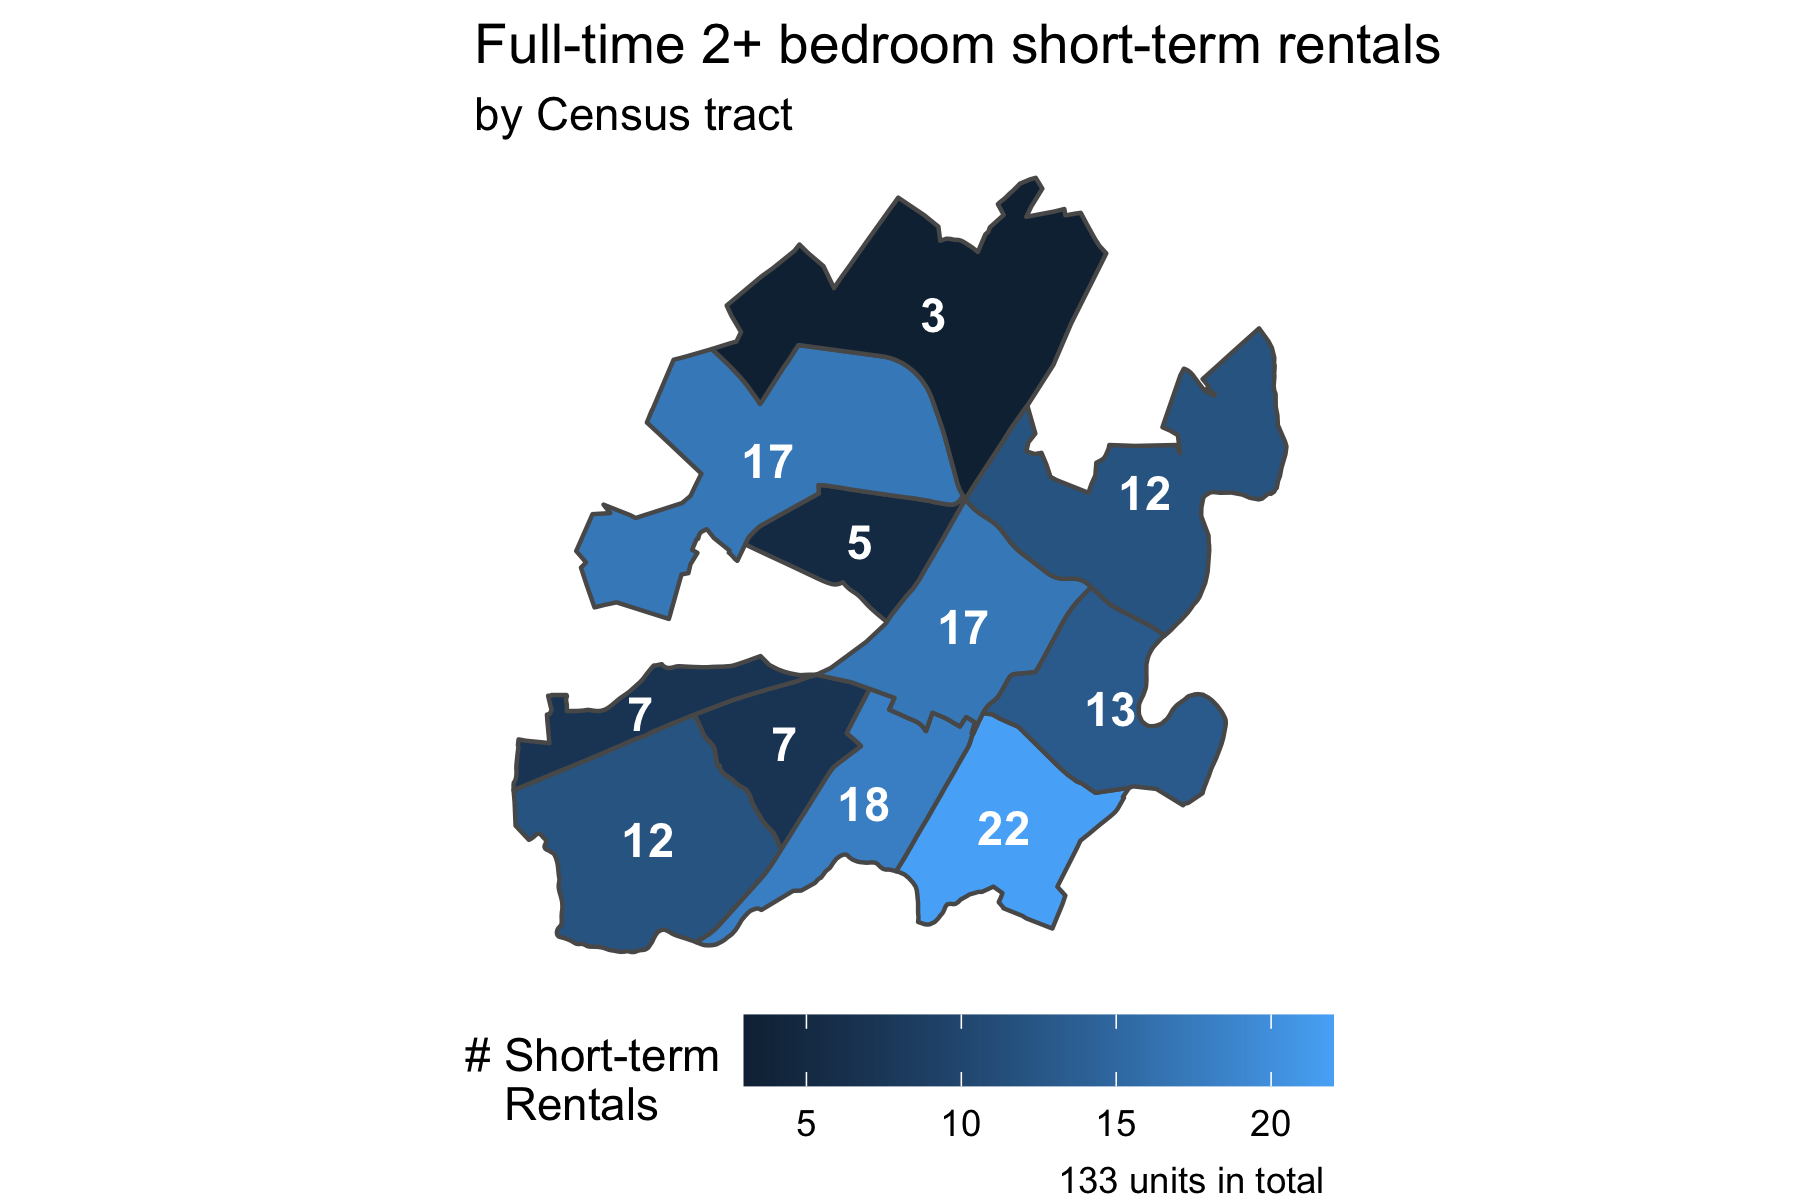

This figure's R source:
library(magrittr)
library(tidyverse)

# Import ------------------------------------------------------------------
source(here::here("scrapy-splash/explore.R"))

# 1st week in October
airbnb_oct <- airbnb_readin("scrapy-splash/airbnb-oct/airbnb_oct_cville.csv") %>% 
  airbnb_dedup() %>% 
  mutate(filters = "oct",
         site = "airbnb")
# 1st week in November
airbnb_nov <- airbnb_readin("scrapy-splash/airbnb-dates/airbnb_dates_cville.csv") %>% 
  airbnb_dedup() %>% 
  mutate(filters = "nov",
         site = "airbnb")
# 1st week in Dec
airbnb_dec <- airbnb_readin("scrapy-splash/airbnb-dec/airbnb_dec_cville.csv") %>% 
  airbnb_dedup() %>% 
  mutate(filters = "dec",
         site = "airbnb")

all <- bind_rows(airbnb_oct, airbnb_nov, airbnb_dec) %>% 
  mutate(site = fct_rev(site),
         row_number = 1:nrow(.),
         content = glue::glue("<a href='{url}'>{filters}--{room_id}</a>
                              <br>
                              row-num:{row_number}")) %>%
  select_if(~ !all(is.na(.)))

# roll-up multi-month properties
all %<>% 
  group_by(room_id) %>% 
  mutate(months = n_distinct(filters),
         price = mean(price)) %>% 
  slice(1) %>%
  ungroup() %>% 
  select(-filters)

# filter to larger units only
all %<>% filter(num_beds >= 2)

all %<>%
  sfize() %>% 
  mutate(in_city = st_within(., st_union(tracts)) %>% as.numeric()) %>% 
  filter(!is.na(in_city))

all %<>% mutate(tract_no = st_within(., tracts) %>% as.numeric())

counts_by_tracts <- all %>% 
  group_by(tract_no) %>% 
  count() %>% 
  as.data.frame() %>% 
  select(-geometry)

tracts %<>% rename(tract_no = OBJECTID)

tracts %<>% inner_join(counts_by_tracts)

p1 <- ggplot(tracts, aes(fill = as.factor(tract_no))) +
  geom_sf(show.legend = FALSE) +
  scale_fill_brewer(palette = "Paired") +
  theme_void()

p2 <- counts_by_tracts %>% 
  arrange(n) %>% 
  mutate(tract_no = fct_inorder(as.character(tract_no))) %>% 
  ggplot(aes(x = n, y = as.factor(tract_no), fill = as.factor(tract_no))) +
  geom_col(color = "black", show.legend = F) +
  scale_fill_brewer(palette = "Paired") +
  labs(x = "Airbnb rentals",
       y = NULL)

cowplot::plot_grid(p1, p2, rel_widths = c(.3, .6))
  
ggplot(tracts) +
  geom_sf(show.legend = FALSE) +
  geom_sf(data = all, alpha = .2)

ggplot(tracts, aes(fill = n)) +
  geom_sf() +
  geom_sf_text(aes(label = n), color = "white", fontface = "bold", size = 4,
               fun.geometry = sf::st_centroid) +
  theme_void() +
  theme(legend.position = "bottom", 
        legend.direction = "horizontal",
        legend.key.width = unit(1, "cm")) +
  labs(title = "Full-time 2+ bedroom short-term rentals",
       subtitle = "by Census tract",
       caption = "133 units in total",
       fill = "# Short-term\n   Rentals")

ggsave("map_post.png", width = 6, height = 4)
